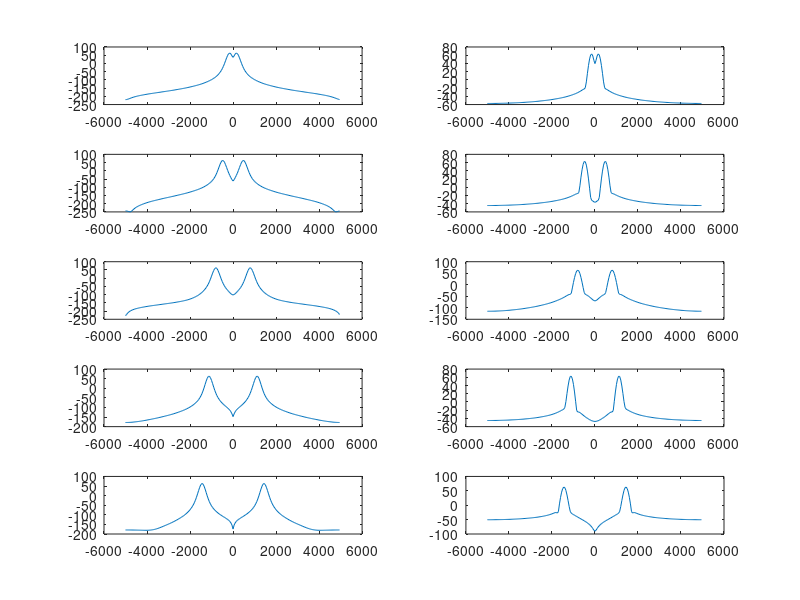

MATLAB code to generate this figure: (Note: this script raises an error after producing the figure.)
%% Exercise 1 ASPP DSP - Windowing and the Short-Time Fourier Transform
% Clear stuff
clear
close all
clc
% Install subfolders
addpath wav-files

% Parameters
fsHz = 10000;
dt = 1/fsHz;
t = 0:dt:0.1-dt;
f_start = 200;
f_end = 1000;
L = length(t);
d_phi = 2*pi*f_start + t*(2*pi*f_end - 2*pi*f_start)/L;
sig = sin((d_phi .* t)/ dt);
    figure;
w = hann(L*0.2);
for R = 1:5
    w_sig = w' .* sig(L*0.2*(R-1)+1:L*0.2*(R));
    SIG = fftshift(fft(w_sig));
    f_vec = linspace(-fsHz/2, fsHz/2 - fsHz/(L*0.2), L*0.2);
    SIGdB = mag2db(abs(SIG).^2);
    
    subplot(5,2,(2*R-1))
    plot(f_vec, SIGdB);
end
w = hamming(L*0.2);
for R = 1:5
    w_sig = w' .* sig(L*0.2*(R-1)+1:L*0.2*(R));
    SIG = fftshift(fft(w_sig));
    f_vec = linspace(-fsHz/2, fsHz/2 - fsHz/(L*0.2), L*0.2);
    SIGdB = mag2db(abs(SIG).^2);
    
    subplot(5,2,2*R)
    plot(f_vec, SIGdB);
end

%% 3.4.1.4 
file='Birthday.wav';
[y,fs]=audioread(file);
dynrange=39;
psy=abs(fftshift(fft(y))).^2;
ty=0:1/fs:length(y)/fs;
ty=ty(1:end-1);
figure
plot(ty,psy)
L = length(ty);
figure;
w = hann(L*0.2);
for R = 1:5
    w_sig = w' .* y(L*0.2*(R-1)+1:L*0.2*(R));
    SIG = fftshift(fft(w_sig));
    f_vec = linspace(-fs/2, fs/2 - fs/(L*0.2), L*0.2);
    SIGdB = mag2db(abs(SIG).^2);
    
    subplot(5,2,(2*R-1))
    plot(f_vec, SIGdB);
end
w = hamming(L*0.2);
for R = 1:5
    w_sig = w' .* y(L*0.2*(R-1)+1:L*0.2*(R));
    SIG = fftshift(fft(w_sig));
    f_vec = linspace(-fs/2, fs/2 - fs/(L*0.2), L*0.2);
    SIGdB = mag2db(abs(SIG).^2);
    
    subplot(5,2,2*R)
    plot(f_vec, SIGdB);
end
